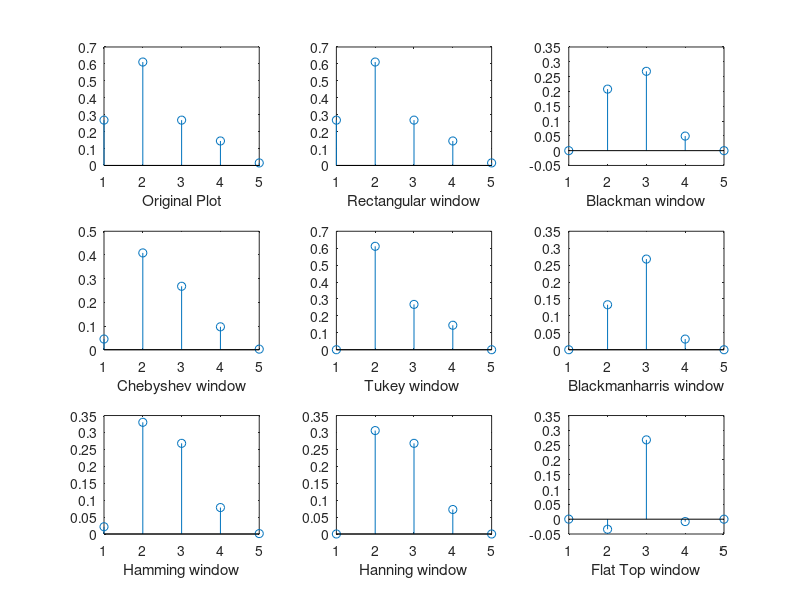

The MATLAB script that drew this image:
%% Windowing
% Design, visualize, and implement window functions. Compare mainlobe 
% widths and sidelobe levels of windows as a function of their size and 
% other parameters.

%% Initialization

clear all
clc

%% Function Begin

%% STOP BAND Frequency

fs=800;

%% PASS BAND Frequency

fp=300;

%% Sampling Frequency

F=1800;


Wp=(2*pi*fp)/F;

Ws=(2*pi*fs)/F;

Wc=(Ws+Wp)/2;

%Order of the filter

N=input('Enter the order of the royal filter (Number has to be odd): ');

alpha=(N-1)/2;

for i=1:(2*alpha)+1
  
    hd(i)= (Wc*sin(i-alpha))/(pi*Wc*(i-alpha));
   
    
end

t=1:(2*alpha)+1;

hd((N-1)/2)=(Wc/pi);

%% Original

hd

r = rectwin(N);
b= blackman(N);
c = chebwin(N);
tk = tukeywin(N);
tr = triang(N);
bmh = blackmanharris(N);
hm = hamming(N);
hn = hann(N);
ftw = flattopwin(N);

for i=1:(2*alpha)+1
    
    rh(i)=r(i)*hd(i);
    
    bh(i)=b(i)*hd(i);
    
    ch(i)=c(i)*hd(i);

    th(i)=tk(i)*hd(i);

    bmhh(i)=bmh(i)*hd(i);
    
    hmh(i)=hm(i)*hd(i);
    
    hnh(i)=hn(i)*hd(i);
    
    ftwh(i) = ftw(i)*hd(i);
    
    
end

figure();
hold on;

subplot(3,3,1);
stem(t,hd);
xlabel('Original Plot');

subplot(3,3,2);
stem(t,rh);
xlabel('Rectangular window');

subplot(3,3,3);
stem(t,bh);
xlabel('Blackman window');

subplot(3,3,4);
stem(t,ch);
xlabel('Chebyshev window');

subplot(3,3,5);
stem(t,th);
xlabel('Tukey window ');

subplot(3,3,6);
stem(t,bmhh);
xlabel('Blackmanharris window');


subplot(3,3,7);
stem(t,hmh);
xlabel('Hamming window');


subplot(3,3,8);
stem(t,hnh);
xlabel('Hanning window');


subplot(3,3,9);
stem(t,ftwh);
xlabel('Flat Top window');


%% Author: Kaustubh Shivdikar
% MATLAB Lab experiment of Linear to circular convolution.
%
% <<D:\MATLAB Files\matlablogo.png>>
%


